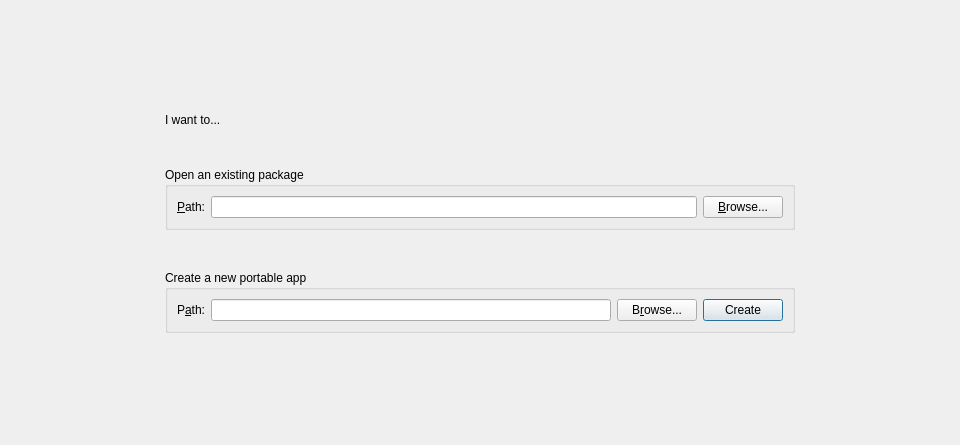
<?xml version="1.0" encoding="UTF-8"?>
<ui version="4.0">
 <class>PageStart</class>
 <widget class="QWidget" name="pagestart">
  <property name="geometry">
   <rect>
    <x>0</x>
    <y>0</y>
    <width>960</width>
    <height>445</height>
   </rect>
  </property>
  <layout class="QGridLayout" name="gridLayout">
   <item row="1" column="0">
    <spacer name="spacer_left">
     <property name="orientation">
      <enum>Qt::Horizontal</enum>
     </property>
     <property name="sizeHint" stdset="0">
      <size>
       <width>40</width>
       <height>20</height>
      </size>
     </property>
    </spacer>
   </item>
   <item row="1" column="1">
    <layout class="QVBoxLayout" name="content_box">
     <property name="spacing">
      <number>40</number>
     </property>
     <item>
      <widget class="QLabel" name="label">
       <property name="text">
        <string>I want to...</string>
       </property>
       <property name="alignment">
        <set>Qt::AlignLeading|Qt::AlignLeft|Qt::AlignTop</set>
       </property>
      </widget>
     </item>
     <item>
      <widget class="QGroupBox" name="open_groupbox">
       <property name="title">
        <string>Open an existing package</string>
       </property>
       <layout class="QHBoxLayout" name="horizontalLayout_2">
        <item>
         <widget class="QLabel" name="open_label">
          <property name="text">
           <string>&amp;Path:</string>
          </property>
          <property name="buddy">
           <cstring>open</cstring>
          </property>
         </widget>
        </item>
        <item>
         <widget class="QLineEdit" name="open">
          <property name="minimumSize">
           <size>
            <width>400</width>
            <height>0</height>
           </size>
          </property>
         </widget>
        </item>
        <item>
         <widget class="QPushButton" name="open_browse">
          <property name="text">
           <string>&amp;Browse...</string>
          </property>
         </widget>
        </item>
       </layout>
      </widget>
     </item>
     <item>
      <widget class="QGroupBox" name="create_groupbox">
       <property name="title">
        <string>Create a new portable app</string>
       </property>
       <layout class="QHBoxLayout">
        <item>
         <widget class="QLabel" name="create_label">
          <property name="text">
           <string>P&amp;ath:</string>
          </property>
          <property name="buddy">
           <cstring>create</cstring>
          </property>
         </widget>
        </item>
        <item>
         <widget class="QLineEdit" name="create">
          <property name="minimumSize">
           <size>
            <width>400</width>
            <height>0</height>
           </size>
          </property>
         </widget>
        </item>
        <item>
         <widget class="QPushButton" name="create_browse">
          <property name="text">
           <string>B&amp;rowse...</string>
          </property>
         </widget>
        </item>
        <item>
         <widget class="QPushButton" name="create_button">
          <property name="text">
           <string>Create</string>
          </property>
          <property name="autoDefault">
           <bool>true</bool>
          </property>
          <property name="default">
           <bool>true</bool>
          </property>
         </widget>
        </item>
       </layout>
      </widget>
     </item>
    </layout>
   </item>
   <item row="1" column="2">
    <spacer name="spacer_right">
     <property name="orientation">
      <enum>Qt::Horizontal</enum>
     </property>
     <property name="sizeHint" stdset="0">
      <size>
       <width>40</width>
       <height>20</height>
      </size>
     </property>
    </spacer>
   </item>
   <item row="0" column="1">
    <spacer name="spacer_top">
     <property name="orientation">
      <enum>Qt::Vertical</enum>
     </property>
     <property name="sizeHint" stdset="0">
      <size>
       <width>20</width>
       <height>40</height>
      </size>
     </property>
    </spacer>
   </item>
   <item row="2" column="1">
    <spacer name="spacer_bottom">
     <property name="orientation">
      <enum>Qt::Vertical</enum>
     </property>
     <property name="sizeHint" stdset="0">
      <size>
       <width>20</width>
       <height>40</height>
      </size>
     </property>
    </spacer>
   </item>
  </layout>
 </widget>
 <resources/>
 <connections/>
</ui>
